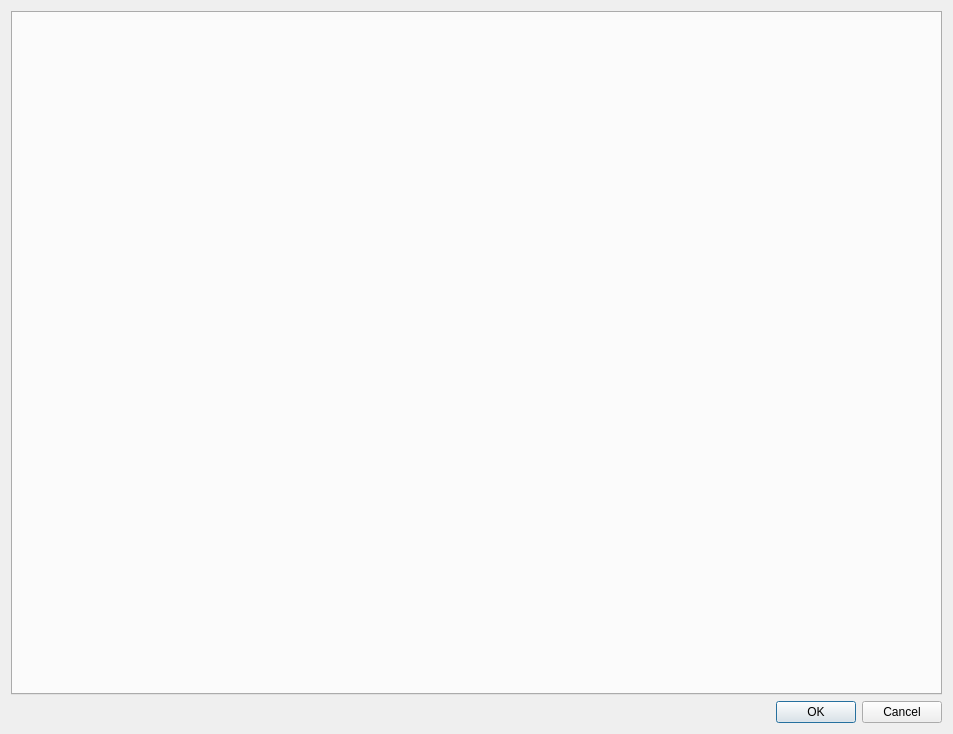
<?xml version="1.0" encoding="UTF-8"?>
<ui version="4.0">
 <class>ImageSetup</class>
 <widget class="QDialog" name="ImageSetup">
  <property name="geometry">
   <rect>
    <x>0</x>
    <y>0</y>
    <width>953</width>
    <height>734</height>
   </rect>
  </property>
  <property name="windowTitle">
   <string>Dialog</string>
  </property>
  <layout class="QVBoxLayout" name="verticalLayout_2">
   <item>
    <widget class="QTabWidget" name="tb_settings"/>
   </item>
   <item>
    <widget class="QDialogButtonBox" name="bg_ok_cancel">
     <property name="locale">
      <locale language="English" country="UnitedStates"/>
     </property>
     <property name="orientation">
      <enum>Qt::Horizontal</enum>
     </property>
     <property name="standardButtons">
      <set>QDialogButtonBox::Cancel|QDialogButtonBox::Ok</set>
     </property>
    </widget>
   </item>
  </layout>
 </widget>
 <resources/>
 <connections>
  <connection>
   <sender>bg_ok_cancel</sender>
   <signal>accepted()</signal>
   <receiver>ImageSetup</receiver>
   <slot>accept()</slot>
   <hints>
    <hint type="sourcelabel">
     <x>248</x>
     <y>254</y>
    </hint>
    <hint type="destinationlabel">
     <x>157</x>
     <y>274</y>
    </hint>
   </hints>
  </connection>
  <connection>
   <sender>bg_ok_cancel</sender>
   <signal>rejected()</signal>
   <receiver>ImageSetup</receiver>
   <slot>reject()</slot>
   <hints>
    <hint type="sourcelabel">
     <x>316</x>
     <y>260</y>
    </hint>
    <hint type="destinationlabel">
     <x>286</x>
     <y>274</y>
    </hint>
   </hints>
  </connection>
 </connections>
</ui>
